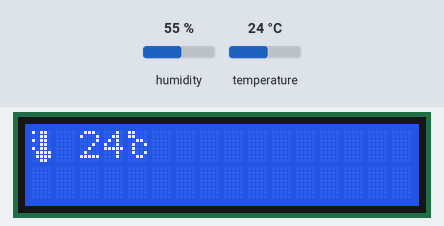
A sketch run on a simulated Arduino Uno, built with avr-gcc and run on an emulated ATmega328P. Parts: 16×2 character LCD. Inputs (shaded band) come from the test bench; at power-on: humidity 55 %, temperature 24 °C.

Above: at 2.3 s.
2.4 s: humidity set to 22 %
At 5.1 s:
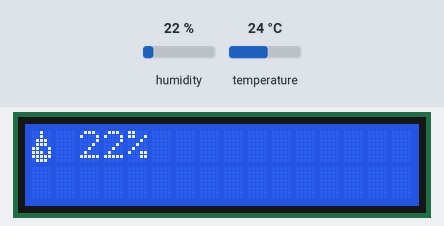
9.3 s: temperature set to 12 °C
At 12.7 s:
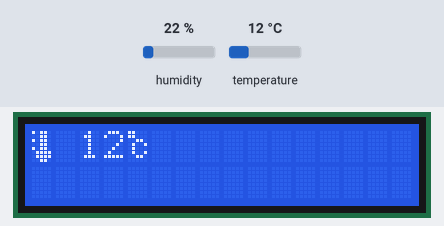
15.4 s: humidity set to 40 %
At 20.2 s:
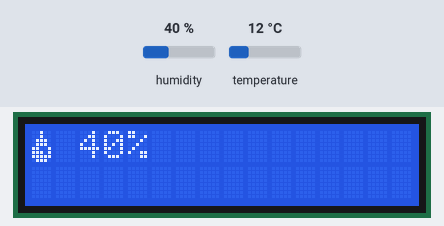
22.3 s: temperature set to 19 °C
At 27.8 s:
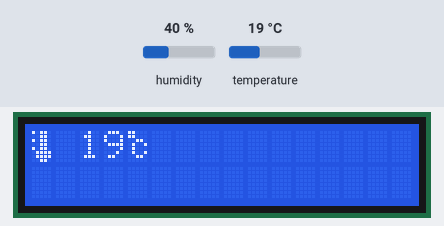
Timing chart, 0 to 29.3 s (numbered marks = the images above; inputs shaded):
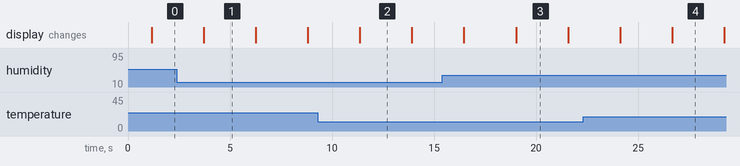

The sketch:

ard-sensorbox-project.ino
```cpp
#include <LiquidCrystal_I2C.h>
#include "DHT.h"
//#include "Chara.c"

#define DHTPIN 2
#define DHTTYPE DHT11

#define MAX_MD 2500;

int autoMode = 1;

int modeDelay = 0;

float temp = 0;
float humi = 0;

LiquidCrystal_I2C lcd(0x27, 16, 2); // I2C address 0x27, 16 column and 2 rows
DHT dht(DHTPIN, DHTTYPE);

//byte charAuto[8];
byte charDegr[8] = {
  0b11000,
  0b11000,
  0b00110,
  0b01001,
  0b01000,
  0b01001,
  0b00110,
  0b00000
};

byte charAuto[8] = {
  0b01100,
  0b10010,
  0b00111,
  0b00010,
  0b01000,
  0b11100,
  0b01001,
  0b00110
};

byte charTemp[8] = {
  0b10110,
  0b00110,
  0b10110,
  0b00110,
  0b10110,
  0b01111,
  0b01111,
  0b00110
};

byte charHumi[8] = {
  0b00100,
  0b00100,
  0b01110,
  0b01110,
  0b11001,
  0b11101,
  0b11111,
  0b01110
};

byte charPM25[8] = {
  0b10000,
  0b00110,
  0b00110,
  0b00000,
  0b11001,
  0b11000,
  0b00011,
  0b01011
};

byte charLeft0[8] = {
  0b01000,
  0b10000,
  0b10000,
  0b10000,
  0b10000,
  0b10000,
  0b10000,
  0b01000
};

byte charRight0[8] = {
  0b00010,
  0b00001,
  0b00001,
  0b00001,
  0b00001,
  0b00001,
  0b00001,
  0b00010
};

// Modes
// 0: Initializing
// 1: Temperature
// 2: Humidity
// 3: PM25
// 4: Light level

int mode = 0;


void setup() {
  lcd.init();
  lcd.backlight();

  lcd.createChar(0, charAuto);
  lcd.createChar(1, charDegr);

  lcd.createChar(2, charTemp);
  lcd.createChar(3, charHumi);
  lcd.createChar(4, charPM25);

  lcd.createChar(5, charLeft0);
  lcd.createChar(6, charRight0);

  mode0();
}

void loop() {
  if (modeDelay <= 0) {
    if (mode == 1) {
      mode1();
      mode++;
      modeDelay = MAX_MD;
    }
    else if (mode == 2) {
      mode2();
      mode++;
      modeDelay = MAX_MD;
    }
    else
      mode = 1;
  }

  delay(1);
  modeDelay--;
}
```

0_Chars.ino
```cpp
void initChars () {

}
```

mode0.ino
```cpp
void mode0 () {
    dht.begin();

    lcd.clear();
    lcd.setCursor(0, 0);
    lcd.print("Initializing...");
    float humi = dht.readHumidity();
    float temp = dht.readTemperature();

    delay(1000);

    lcd.clear();
    mode = 1;
}
```

mode1.ino
```cpp
void mode1 () {
    temp = dht.readTemperature();
    lcd.setCursor(0, 0);
    lcd.write((byte)2);

    lcd.setCursor(2, 0);
    lcd.print((int)temp);

    lcd.setCursor(4, 0);
    lcd.write((byte)1);
}

void mode2 () {
    humi = dht.readHumidity();
    lcd.setCursor(0, 0);
    lcd.write((byte)3);

    lcd.setCursor(2, 0);
    lcd.print((int)humi);

    lcd.setCursor(4, 0);
    lcd.print("%");
}
```

Measured:
- after the input at 2.4 s, the display: changes after 1.3 s (image 1)
- after the input at 9.3 s, the display: changes after 2.1 s (image 2)
- after the input at 15.4 s, the display: first differs from a run without the input after 3.6 s (image 3)
- after the input at 22.3 s, the display: first differs from a run without the input after 4.4 s (image 4)
- what the display in image 1 shows lasts 2.6 s, from 3.7 s to 6.3 s
- what the display in image 2 shows lasts 2.5 s, from 11.4 s to 13.9 s
